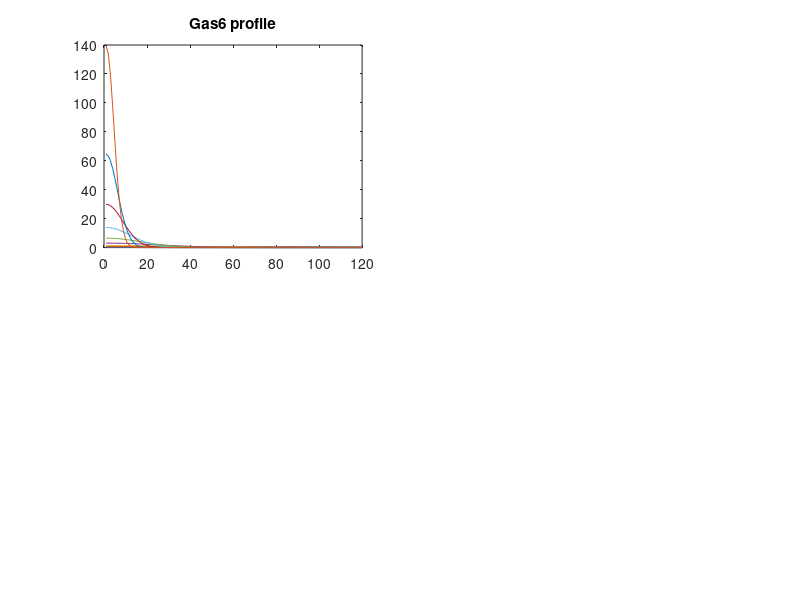

The MATLAB source for this figure: (Note: this script raises an error after producing the figure.)
clc; clear;

params = 10.^[-2.3829 0.77811 -1.704 3.2353 -5 -1.1466 -0.5604 -0.024512 -2.2774 -3 ...
	-0.6862 -2.5648 -1 -1.2476 -3.923E-06 -2.1966 2.899];

figIDX = 1;

sshape = @(x,xx) cos(xx*pi/3).^x(1);
GasConc = -1.204;
GassF = @(x,xx) 2*sshape(x,xx)/mean(sshape(x,xx).*xx)*(10^x(2));

shapeParam = 60;

names = {'B1','B2','U1','U2','xFwd1','xRev1','xFwd3','xRev3','AXLint1','AXLint2',...
	'scaleA','kRec','kDeg','fElse','fD2','Gas1','AXL2'};

D = zeros(1,14);
D(2) = 1;

DO_ALL_OUTPUTS = 0;
DO_IMPAIRED_ENDO = 0;
DO_LONG_TIME_SCALE = 0;
SHOW_FIT = 0;
DO_SPATIAL_PRED = 1;
LOCAL_SENSITIVITY = 0;
SPATIAL_TIMECOURSE = 0;

%% Do spatial time course


if SPATIAL_TIMECOURSE
	tps = linspace(0,30,100);
	xx = linspace(0,1,80);
	
	GasConc = -1.204;
	
    subplot(1,2,1);
	
	pY = cLib_diff_profile_pYavg (tps, params, params(end), params(end-1), GassF([3 GasConc],xx), D*0.1, 1, 1, 0);
	plot(tps,pY / pY(1),'r');
	hold on;
	
	pY = cLib_diff_profile_pYavg (tps, params, params(end), params(end-1), GassF([0 -2.1966],xx), D*10, 1, 1, 0);
	plot(tps,pY / pY(1),'g');
	
	pY = cLib_profile (tps, params, params(end), params(end-1), 10^GasConc, 0);
	plot(tps,pY / pY(1),'k');
    
    
    
    subplot(1,2,2);
    
	pY = cLib_profile (tps, params, params(end), params(end-1), 10^GasConc, 2);
	plot(tps,pY / pY(1),'k');
    
end


%% Do local sensitivity analysis

if LOCAL_SENSITIVITY

	T = 30;

	figure(figIDX);
	figIDX = figIDX + 1;

	for ii = 1:15
		params2 = params;
		params2(ii) = params(ii)/10;
		outter(ii,1) = cLib_profile (T, params2, params2(end), params2(end-1), 1.25, 5);
		outterT(ii,1) = cLib_profile (T, params2, params2(end), params2(end-1), 1.25, 2);
	
	
		params2(ii) = params(ii);
		outter(ii,2) = cLib_profile (T, params2, params2(end), params2(end-1), 1.25, 5);
		outterT(ii,2) = cLib_profile (T, params2, params2(end), params2(end-1), 1.25, 2);
	

		params2(ii) = params(ii)*10;
		outter(ii,3) = cLib_profile (T, params2, params2(end), params2(end-1), 1.25, 5);
		outterT(ii,3) = cLib_profile (T, params2, params2(end), params2(end-1), 1.25, 2);
	end

	bar(outter);
	%figure;
	%bar(outterT);
end

%% Figure 2A - pY time course

if SHOW_FIT
    figure(figIDX);
    figIDX = figIDX + 1;
    
    tps = linspace(0,10,100);
    Gass = [1.25 0.25 0.05 0.01];

    for ii = 1:length(Gass)
        outter(ii,1:length(tps)) = cLib_profile (tps, params, params(end), params(end-1), Gass(ii), 1);
        outter(ii,:) = outter(ii,:) / outter(ii,1);
        outterS(ii,1:length(tps)) = cLib_profile (tps, params, params(end), params(end-1), Gass(ii), 4);
        outterS(ii,:) = outterS(ii,:) / outterS(ii,1);
    end

    subplot(2,2,1);
    plot(tps,outter');
    axis([min(tps) max(tps) 0 3]);

    subplot(2,2,2);
    plot(tps,outterS');
    axis([min(tps) max(tps) 0 1.2]);

    % Now concentration

    subplot(2,2,3);

    Gass = [0 logspace(log10(0.156/2),log10(2.5),50)];

    for ii = 1:length(Gass)
        pY(ii) = cLib_profile (240, params, params(end), params(end-1), Gass(ii), 0);
        ratioo(ii) = cLib_profile (240, params, params(end), params(end-1), Gass(ii), 1);
        totall(ii) = cLib_profile (240, params, params(end), params(end-1), Gass(ii), 2);
        surf(ii) = cLib_profile (240, params, params(end), params(end-1), Gass(ii), 4);
    end

    Gass(1) = Gass(2)/2;

    semilogx(Gass,pY / pY(1));
    hold on;
    semilogx(Gass,ratioo / ratioo(1));
    semilogx(Gass,totall / totall(1));
    axis([min(Gass),max(Gass),0,5]);

    subplot(2,2,4);

    semilogx(Gass,surf / surf(1));
    axis([min(Gass),max(Gass),0,1.2]);

    clear Gass pY ratioo totall surf tps outter outterS;
end

%% Figure Supp - All possible outputs

if DO_ALL_OUTPUTS

    figure(figIDX);
    figIDX = figIDX + 1;

    TPS = linspace(0,10,1000);

    detail = 5;

    Gass = logspace(-2,0.0969,detail);
    AXXL = logspace(-1,3,detail);
    autoC = logspace(-4,0,detail);

    for ii = 1:length(AXXL)
        for jj = 1:length(Gass)    
            for xx = 1:length(autoC)
                if ii == 1 && jj == 1 && xx == 1
                    YY(1,:) = cLib_profile (TPS, params, AXXL(ii), autoC(xx), Gass(jj), 0);
                    condition(1,:) = [AXXL(ii) autoC(xx) Gass(jj)];
                else
                    YY(end+1,:) = cLib_profile (TPS, params, AXXL(ii), autoC(xx), Gass(jj), 0);
                    condition(end+1,:) = [AXXL(ii) autoC(xx) Gass(jj)];
                end

                YY(end,:) = YY(end,:) / YY(end,1);
            end
        end
    end

    plot(TPS,YY')
    
    clear Gass AXXL autoC YY TPS detail;
end


%% Long time scale

if DO_LONG_TIME_SCALE
    figure(figIDX);
    figIDX = figIDX + 1;

    clear YY;

    TPS = 240;

    Gass = logspace(-2,1,50);
    AXXL = logspace(-1,3,4);

    color = 'kbrg';

    for ii = 1:length(AXXL)
        for jj = 1:length(Gass)
            YY(jj) = cLib_profile (240, params, AXXL(ii), params(end-1), Gass(jj), 1);
        end

        YY = YY / YY(1);

        semilogx(Gass, YY',color(ii));
        hold on;
    end
end

%% Impaired endocytosis prediction

if DO_IMPAIRED_ENDO
	
	h = waitbar(0,'Starting impaired endocytosis prediction...'); %#ok<*UNRCH>

    figure(figIDX);
    figIDX = figIDX + 1;

    xx = linspace(0,1,10);

    A = logspace(-2,0,100);

    for ii = 1:length(A)
        B(ii) = cLib_diff_profile_pYavg (30, params, params(end), params(end-1), GassF([-100 GasConc shapeParam],xx), zeros(1,14), A(ii), 1, 0); %#ok<SAGROW>
        
        waitbar(ii/length(A),h,'Endocytosis prediction...')
    end
    
    close(h)
    
    semilogx(A,B/B(end),'r-');
end

%% Real Gas6 local prediction

% This script generated Figure 2B

if DO_SPATIAL_PRED
    figure(figIDX);
    figIDX = figIDX + 1;
    
    xx = linspace(0,1,120);
    A = logspace(-2,3,16);

    for ii = 1:length(A)
        BB(:,ii) = GassF([A(ii) GasConc shapeParam],xx); %#ok<SAGROW>
    end

    subplot(2,2,1);
    plot(BB);
    title('Gas6 profile');
    
    % Next

    ffSpat = @(x,y) cLib_diff_profile_pY (30, params, params(end), params(end-1), GassF(x,xx), D*y, 1, 1, 0);

    localPY = zeros(length(A),4);
    avgPY = zeros(length(A),4);

    parfor ii = 1:length(A)
        localPYz = zeros(1,4);
        avgPYz = zeros(1,4);
        
        temp = ffSpat([A(ii) GasConc],0);
        localPYz(1) = temp(1);
        avgPYz(1) = mean(temp.*xx);
        
        temp = ffSpat([A(ii) GasConc],0.1);
        localPYz(2) = temp(1);
        avgPYz(2) = mean(temp.*xx);

        temp = ffSpat([A(ii) GasConc],1);
        localPYz(3) = temp(1);
        avgPYz(3) = mean(temp.*xx);
        
        temp = ffSpat([A(ii) GasConc],10);
        localPYz(4) = temp(1);
        avgPYz(4) = mean(temp.*xx);
        
        localPY(ii,:) = localPYz;
        avgPY(ii,:) = avgPYz;
        
        disp(ii);
    end
    
    subplot(2,2,2);
    hold off;
    semilogx(A,localPY(:,1)/localPY(1,1),'k-');
    hold on;
    semilogx(A,localPY(:,2)/localPY(1,2),'g-');
    semilogx(A,localPY(:,3)/localPY(1,3),'b-');
    semilogx(A,localPY(:,4)/localPY(1,4),'r-');
    axis([min(A) max(A) 0 max(max(localPY / localPY(1,1)))]);
    title('Local predictions');

    subplot(2,2,3);
    hold off;
    semilogx(A,avgPY(:,1)/avgPY(1,1),'k-');
    hold on;
    semilogx(A,avgPY(:,2)/avgPY(1,2),'g-');
    semilogx(A,avgPY(:,3)/avgPY(1,3),'b-');
    semilogx(A,avgPY(:,4)/avgPY(1,4),'r-');
    axis([min(A) max(A) 0 2.2]);
    title('Average predictions');
    
    
    % Components
    
    subplot(2,2,4);

    names = {'A','A1','A2','A12','D1','D2'};
    ttt = [0 1 0 0 0 0 0 1 0 0 0 0 0 0;...
           0 0 1 0 0 0 0 0 1 0 0 0 0 0;...
           0 0 0 1 0 0 0 0 0 1 0 0 0 0;...
           0 0 0 0 1 0 0 0 0 0 1 0 0 0;...
           0 0 0 0 0 1 0 0 0 0 0 1 0 0;...
           0 0 0 0 0 0 1 0 0 0 0 0 1 0];

    meanify = @(x) 2*x'*xx'/length(xx);

    ffSpat = @(x) cLib_diff_profile (30, params, params(end), params(end-1), GassF(x,xx), D*10, 1, 1);

    clc;
    
    parfor ii = 1:length(A)
        Bdetail(:,ii) = meanify(ffSpat([A(ii) GasConc]));
        B(ii,:) = ttt*Bdetail(:,ii);
        
        
        
        disp(ii);
    end
    
    %for ii = 1:size(B,2)
    %    B(:,ii) = B(:,ii) - B(1,ii); %#ok<SAGROW>
    %end

    semilogx(A,B);
    axis([min(A) max(A) min(min(B)) max(max(B))]);
    legend(names);
end